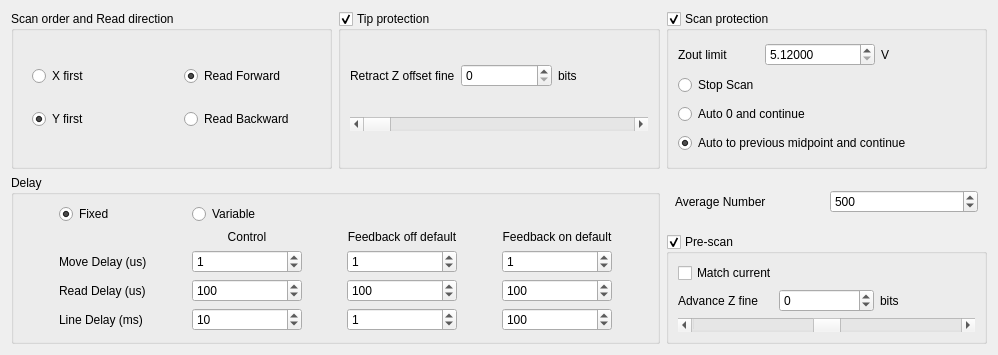
<?xml version="1.0" encoding="UTF-8"?>
<ui version="4.0">
 <class>ScanOptions</class>
 <widget class="QWidget" name="ScanOptions">
  <property name="windowModality">
   <enum>Qt::ApplicationModal</enum>
  </property>
  <property name="geometry">
   <rect>
    <x>0</x>
    <y>0</y>
    <width>998</width>
    <height>355</height>
   </rect>
  </property>
  <property name="windowTitle">
   <string>Scan Options</string>
  </property>
  <layout class="QGridLayout" name="gridLayout_8">
   <item row="0" column="2" rowspan="3">
    <widget class="QGroupBox" name="groupBox_Scan_ScanOptions">
     <property name="title">
      <string>Scan protection</string>
     </property>
     <property name="checkable">
      <bool>true</bool>
     </property>
     <layout class="QGridLayout" name="gridLayout_6">
      <item row="2" column="0" colspan="3">
       <widget class="QRadioButton" name="radioButton_Auto0_Scan">
        <property name="text">
         <string>Auto 0 and continue</string>
        </property>
       </widget>
      </item>
      <item row="3" column="0" colspan="3">
       <widget class="QRadioButton" name="radioButton_AutoPre_Scan">
        <property name="text">
         <string>Auto to previous midpoint and continue</string>
        </property>
        <property name="checked">
         <bool>true</bool>
        </property>
       </widget>
      </item>
      <item row="1" column="0">
       <widget class="QRadioButton" name="radioButton_Stop_Scan">
        <property name="text">
         <string>Stop Scan</string>
        </property>
       </widget>
      </item>
      <item row="0" column="1">
       <widget class="QDoubleSpinBox" name="spinBox_ZoutLmit_Scan">
        <property name="sizePolicy">
         <sizepolicy hsizetype="Fixed" vsizetype="Fixed">
          <horstretch>0</horstretch>
          <verstretch>0</verstretch>
         </sizepolicy>
        </property>
        <property name="minimumSize">
         <size>
          <width>110</width>
          <height>20</height>
         </size>
        </property>
        <property name="decimals">
         <number>5</number>
        </property>
        <property name="minimum">
         <double>5.120000000000000</double>
        </property>
        <property name="maximum">
         <double>10.240000000000000</double>
        </property>
       </widget>
      </item>
      <item row="0" column="2">
       <widget class="QLabel" name="label_5">
        <property name="text">
         <string>V</string>
        </property>
       </widget>
      </item>
      <item row="0" column="0">
       <widget class="QLabel" name="label_22">
        <property name="sizePolicy">
         <sizepolicy hsizetype="Maximum" vsizetype="Preferred">
          <horstretch>0</horstretch>
          <verstretch>0</verstretch>
         </sizepolicy>
        </property>
        <property name="text">
         <string>Zout limit</string>
        </property>
       </widget>
      </item>
     </layout>
    </widget>
   </item>
   <item row="3" column="0" rowspan="2" colspan="2">
    <widget class="QGroupBox" name="groupBox_Delay_ScanOptions">
     <property name="title">
      <string>Delay</string>
     </property>
     <layout class="QGridLayout" name="gridLayout_5">
      <property name="horizontalSpacing">
       <number>9</number>
      </property>
      <item row="1" column="2">
       <widget class="QLabel" name="label_11">
        <property name="sizePolicy">
         <sizepolicy hsizetype="Preferred" vsizetype="Maximum">
          <horstretch>0</horstretch>
          <verstretch>0</verstretch>
         </sizepolicy>
        </property>
        <property name="text">
         <string>Feedback off default</string>
        </property>
        <property name="alignment">
         <set>Qt::AlignCenter</set>
        </property>
       </widget>
      </item>
      <item row="6" column="0">
       <widget class="QLabel" name="label_9">
        <property name="sizePolicy">
         <sizepolicy hsizetype="Maximum" vsizetype="Preferred">
          <horstretch>0</horstretch>
          <verstretch>0</verstretch>
         </sizepolicy>
        </property>
        <property name="text">
         <string>Line Delay (ms)</string>
        </property>
       </widget>
      </item>
      <item row="1" column="1">
       <widget class="QLabel" name="label_10">
        <property name="sizePolicy">
         <sizepolicy hsizetype="Preferred" vsizetype="Maximum">
          <horstretch>0</horstretch>
          <verstretch>0</verstretch>
         </sizepolicy>
        </property>
        <property name="text">
         <string>Control</string>
        </property>
        <property name="alignment">
         <set>Qt::AlignCenter</set>
        </property>
       </widget>
      </item>
      <item row="4" column="0">
       <widget class="QLabel" name="label_8">
        <property name="sizePolicy">
         <sizepolicy hsizetype="Maximum" vsizetype="Preferred">
          <horstretch>0</horstretch>
          <verstretch>0</verstretch>
         </sizepolicy>
        </property>
        <property name="text">
         <string>Read Delay (us)</string>
        </property>
       </widget>
      </item>
      <item row="0" column="1">
       <widget class="QRadioButton" name="radioButton_Variable_Delay">
        <property name="text">
         <string>Variable</string>
        </property>
       </widget>
      </item>
      <item row="1" column="3">
       <widget class="QLabel" name="label_12">
        <property name="sizePolicy">
         <sizepolicy hsizetype="Preferred" vsizetype="Maximum">
          <horstretch>0</horstretch>
          <verstretch>0</verstretch>
         </sizepolicy>
        </property>
        <property name="text">
         <string>Feedback on default</string>
        </property>
        <property name="alignment">
         <set>Qt::AlignCenter</set>
        </property>
       </widget>
      </item>
      <item row="2" column="0">
       <widget class="QLabel" name="label_7">
        <property name="sizePolicy">
         <sizepolicy hsizetype="Maximum" vsizetype="Preferred">
          <horstretch>0</horstretch>
          <verstretch>0</verstretch>
         </sizepolicy>
        </property>
        <property name="text">
         <string>Move Delay (us)</string>
        </property>
       </widget>
      </item>
      <item row="0" column="0">
       <widget class="QRadioButton" name="radioButton_Fixed_Delay">
        <property name="text">
         <string>Fixed</string>
        </property>
        <property name="checked">
         <bool>true</bool>
        </property>
       </widget>
      </item>
      <item row="2" column="1">
       <widget class="QSpinBox" name="spinBox_MoveControl_Delay">
        <property name="sizePolicy">
         <sizepolicy hsizetype="Fixed" vsizetype="Fixed">
          <horstretch>0</horstretch>
          <verstretch>0</verstretch>
         </sizepolicy>
        </property>
        <property name="minimumSize">
         <size>
          <width>110</width>
          <height>20</height>
         </size>
        </property>
        <property name="wrapping">
         <bool>false</bool>
        </property>
        <property name="frame">
         <bool>true</bool>
        </property>
        <property name="alignment">
         <set>Qt::AlignLeading|Qt::AlignLeft|Qt::AlignVCenter</set>
        </property>
        <property name="buttonSymbols">
         <enum>QAbstractSpinBox::UpDownArrows</enum>
        </property>
        <property name="maximum">
         <number>65535</number>
        </property>
        <property name="value">
         <number>1</number>
        </property>
       </widget>
      </item>
      <item row="2" column="2">
       <widget class="QSpinBox" name="spinBox_MoveOFF_Delay">
        <property name="sizePolicy">
         <sizepolicy hsizetype="Fixed" vsizetype="Fixed">
          <horstretch>0</horstretch>
          <verstretch>0</verstretch>
         </sizepolicy>
        </property>
        <property name="minimumSize">
         <size>
          <width>110</width>
          <height>20</height>
         </size>
        </property>
        <property name="wrapping">
         <bool>false</bool>
        </property>
        <property name="frame">
         <bool>true</bool>
        </property>
        <property name="alignment">
         <set>Qt::AlignLeading|Qt::AlignLeft|Qt::AlignVCenter</set>
        </property>
        <property name="buttonSymbols">
         <enum>QAbstractSpinBox::UpDownArrows</enum>
        </property>
        <property name="maximum">
         <number>65535</number>
        </property>
        <property name="value">
         <number>1</number>
        </property>
       </widget>
      </item>
      <item row="2" column="3">
       <widget class="QSpinBox" name="spinBox_MoveON_Delay">
        <property name="sizePolicy">
         <sizepolicy hsizetype="Fixed" vsizetype="Fixed">
          <horstretch>0</horstretch>
          <verstretch>0</verstretch>
         </sizepolicy>
        </property>
        <property name="minimumSize">
         <size>
          <width>110</width>
          <height>20</height>
         </size>
        </property>
        <property name="wrapping">
         <bool>false</bool>
        </property>
        <property name="frame">
         <bool>true</bool>
        </property>
        <property name="alignment">
         <set>Qt::AlignLeading|Qt::AlignLeft|Qt::AlignVCenter</set>
        </property>
        <property name="buttonSymbols">
         <enum>QAbstractSpinBox::UpDownArrows</enum>
        </property>
        <property name="maximum">
         <number>65535</number>
        </property>
        <property name="value">
         <number>1</number>
        </property>
       </widget>
      </item>
      <item row="4" column="1">
       <widget class="QSpinBox" name="spinBox_ReadControl_Delay">
        <property name="sizePolicy">
         <sizepolicy hsizetype="Fixed" vsizetype="Fixed">
          <horstretch>0</horstretch>
          <verstretch>0</verstretch>
         </sizepolicy>
        </property>
        <property name="minimumSize">
         <size>
          <width>110</width>
          <height>20</height>
         </size>
        </property>
        <property name="wrapping">
         <bool>false</bool>
        </property>
        <property name="frame">
         <bool>true</bool>
        </property>
        <property name="alignment">
         <set>Qt::AlignLeading|Qt::AlignLeft|Qt::AlignVCenter</set>
        </property>
        <property name="buttonSymbols">
         <enum>QAbstractSpinBox::UpDownArrows</enum>
        </property>
        <property name="maximum">
         <number>65535</number>
        </property>
        <property name="value">
         <number>100</number>
        </property>
       </widget>
      </item>
      <item row="4" column="2">
       <widget class="QSpinBox" name="spinBox_ReadOFF_Delay">
        <property name="sizePolicy">
         <sizepolicy hsizetype="Fixed" vsizetype="Fixed">
          <horstretch>0</horstretch>
          <verstretch>0</verstretch>
         </sizepolicy>
        </property>
        <property name="minimumSize">
         <size>
          <width>110</width>
          <height>20</height>
         </size>
        </property>
        <property name="wrapping">
         <bool>false</bool>
        </property>
        <property name="frame">
         <bool>true</bool>
        </property>
        <property name="alignment">
         <set>Qt::AlignLeading|Qt::AlignLeft|Qt::AlignVCenter</set>
        </property>
        <property name="buttonSymbols">
         <enum>QAbstractSpinBox::UpDownArrows</enum>
        </property>
        <property name="maximum">
         <number>65535</number>
        </property>
        <property name="value">
         <number>100</number>
        </property>
       </widget>
      </item>
      <item row="4" column="3">
       <widget class="QSpinBox" name="spinBox_ReadON_Delay">
        <property name="sizePolicy">
         <sizepolicy hsizetype="Fixed" vsizetype="Fixed">
          <horstretch>0</horstretch>
          <verstretch>0</verstretch>
         </sizepolicy>
        </property>
        <property name="minimumSize">
         <size>
          <width>110</width>
          <height>20</height>
         </size>
        </property>
        <property name="wrapping">
         <bool>false</bool>
        </property>
        <property name="frame">
         <bool>true</bool>
        </property>
        <property name="alignment">
         <set>Qt::AlignLeading|Qt::AlignLeft|Qt::AlignVCenter</set>
        </property>
        <property name="buttonSymbols">
         <enum>QAbstractSpinBox::UpDownArrows</enum>
        </property>
        <property name="maximum">
         <number>65535</number>
        </property>
        <property name="value">
         <number>100</number>
        </property>
       </widget>
      </item>
      <item row="6" column="1">
       <widget class="QSpinBox" name="spinBox_LineControl_Delay">
        <property name="sizePolicy">
         <sizepolicy hsizetype="Fixed" vsizetype="Fixed">
          <horstretch>0</horstretch>
          <verstretch>0</verstretch>
         </sizepolicy>
        </property>
        <property name="minimumSize">
         <size>
          <width>110</width>
          <height>20</height>
         </size>
        </property>
        <property name="wrapping">
         <bool>false</bool>
        </property>
        <property name="frame">
         <bool>true</bool>
        </property>
        <property name="alignment">
         <set>Qt::AlignLeading|Qt::AlignLeft|Qt::AlignVCenter</set>
        </property>
        <property name="buttonSymbols">
         <enum>QAbstractSpinBox::UpDownArrows</enum>
        </property>
        <property name="minimum">
         <number>1</number>
        </property>
        <property name="maximum">
         <number>65535</number>
        </property>
        <property name="value">
         <number>10</number>
        </property>
       </widget>
      </item>
      <item row="6" column="2">
       <widget class="QSpinBox" name="spinBox_LineOFF_Delay">
        <property name="sizePolicy">
         <sizepolicy hsizetype="Fixed" vsizetype="Fixed">
          <horstretch>0</horstretch>
          <verstretch>0</verstretch>
         </sizepolicy>
        </property>
        <property name="minimumSize">
         <size>
          <width>110</width>
          <height>20</height>
         </size>
        </property>
        <property name="wrapping">
         <bool>false</bool>
        </property>
        <property name="frame">
         <bool>true</bool>
        </property>
        <property name="alignment">
         <set>Qt::AlignLeading|Qt::AlignLeft|Qt::AlignVCenter</set>
        </property>
        <property name="buttonSymbols">
         <enum>QAbstractSpinBox::UpDownArrows</enum>
        </property>
        <property name="maximum">
         <number>65535</number>
        </property>
        <property name="value">
         <number>1</number>
        </property>
       </widget>
      </item>
      <item row="6" column="3">
       <widget class="QSpinBox" name="spinBox_LineON_Delay">
        <property name="sizePolicy">
         <sizepolicy hsizetype="Fixed" vsizetype="Fixed">
          <horstretch>0</horstretch>
          <verstretch>0</verstretch>
         </sizepolicy>
        </property>
        <property name="minimumSize">
         <size>
          <width>110</width>
          <height>20</height>
         </size>
        </property>
        <property name="wrapping">
         <bool>false</bool>
        </property>
        <property name="frame">
         <bool>true</bool>
        </property>
        <property name="alignment">
         <set>Qt::AlignLeading|Qt::AlignLeft|Qt::AlignVCenter</set>
        </property>
        <property name="buttonSymbols">
         <enum>QAbstractSpinBox::UpDownArrows</enum>
        </property>
        <property name="maximum">
         <number>65535</number>
        </property>
        <property name="value">
         <number>100</number>
        </property>
       </widget>
      </item>
     </layout>
    </widget>
   </item>
   <item row="4" column="2">
    <widget class="QGroupBox" name="groupBox_Feedback_ScanOptions">
     <property name="title">
      <string>Pre-scan</string>
     </property>
     <property name="checkable">
      <bool>true</bool>
     </property>
     <layout class="QGridLayout" name="gridLayout_7">
      <item row="0" column="0" colspan="2">
       <widget class="QCheckBox" name="checkBox_MatchCurr_Feedback">
        <property name="text">
         <string>Match current</string>
        </property>
       </widget>
      </item>
      <item row="1" column="0">
       <widget class="QLabel" name="label_15">
        <property name="text">
         <string>Advance Z fine</string>
        </property>
       </widget>
      </item>
      <item row="1" column="1">
       <widget class="QSpinBox" name="spinBox_Advance_Feedabck">
        <property name="minimum">
         <number>-32768</number>
        </property>
        <property name="maximum">
         <number>32767</number>
        </property>
       </widget>
      </item>
      <item row="1" column="2">
       <widget class="QLabel" name="label_16">
        <property name="text">
         <string>bits</string>
        </property>
       </widget>
      </item>
      <item row="2" column="0" colspan="3">
       <widget class="QScrollBar" name="scrollBar_Advance_Feedabck">
        <property name="minimum">
         <number>-32768</number>
        </property>
        <property name="maximum">
         <number>32767</number>
        </property>
        <property name="orientation">
         <enum>Qt::Horizontal</enum>
        </property>
       </widget>
      </item>
     </layout>
    </widget>
   </item>
   <item row="3" column="2">
    <widget class="QWidget" name="widget_4" native="true">
     <layout class="QGridLayout" name="gridLayout_9">
      <item row="0" column="2">
       <widget class="QSpinBox" name="spinBox_Avg">
        <property name="minimum">
         <number>1</number>
        </property>
        <property name="maximum">
         <number>65535</number>
        </property>
        <property name="singleStep">
         <number>100</number>
        </property>
        <property name="value">
         <number>500</number>
        </property>
       </widget>
      </item>
      <item row="0" column="1">
       <widget class="QLabel" name="label_6">
        <property name="text">
         <string>Average Number</string>
        </property>
       </widget>
      </item>
     </layout>
    </widget>
   </item>
   <item row="0" column="1" rowspan="3">
    <widget class="QGroupBox" name="groupBox_Tip_ScanOptions">
     <property name="title">
      <string>Tip protection</string>
     </property>
     <property name="checkable">
      <bool>true</bool>
     </property>
     <layout class="QGridLayout" name="gridLayout_4">
      <item row="0" column="2">
       <widget class="QLabel" name="label_3">
        <property name="sizePolicy">
         <sizepolicy hsizetype="Preferred" vsizetype="Preferred">
          <horstretch>0</horstretch>
          <verstretch>0</verstretch>
         </sizepolicy>
        </property>
        <property name="text">
         <string>bits</string>
        </property>
       </widget>
      </item>
      <item row="0" column="0">
       <widget class="QLabel" name="label">
        <property name="sizePolicy">
         <sizepolicy hsizetype="Preferred" vsizetype="Preferred">
          <horstretch>0</horstretch>
          <verstretch>0</verstretch>
         </sizepolicy>
        </property>
        <property name="text">
         <string>Retract Z offset fine</string>
        </property>
       </widget>
      </item>
      <item row="0" column="1">
       <widget class="QSpinBox" name="spinBox_Retract_Tip">
        <property name="sizePolicy">
         <sizepolicy hsizetype="Preferred" vsizetype="Fixed">
          <horstretch>0</horstretch>
          <verstretch>0</verstretch>
         </sizepolicy>
        </property>
        <property name="minimumSize">
         <size>
          <width>80</width>
          <height>20</height>
         </size>
        </property>
        <property name="minimum">
         <number>0</number>
        </property>
        <property name="maximum">
         <number>65535</number>
        </property>
       </widget>
      </item>
      <item row="1" column="0" colspan="3">
       <widget class="QScrollBar" name="scrollBar_Retract_tip">
        <property name="maximum">
         <number>65535</number>
        </property>
        <property name="orientation">
         <enum>Qt::Horizontal</enum>
        </property>
       </widget>
      </item>
     </layout>
    </widget>
   </item>
   <item row="0" column="0" rowspan="3">
    <widget class="QGroupBox" name="OrderandDirection">
     <property name="title">
      <string>Scan order and Read direction</string>
     </property>
     <layout class="QGridLayout" name="gridLayout_3">
      <item row="0" column="0">
       <widget class="QWidget" name="widget" native="true">
        <layout class="QGridLayout" name="gridLayout">
         <item row="0" column="0">
          <widget class="QRadioButton" name="radioButton_XFirst_OrderandDirection">
           <property name="sizePolicy">
            <sizepolicy hsizetype="Preferred" vsizetype="Fixed">
             <horstretch>0</horstretch>
             <verstretch>0</verstretch>
            </sizepolicy>
           </property>
           <property name="text">
            <string>X first</string>
           </property>
          </widget>
         </item>
         <item row="1" column="0">
          <widget class="QRadioButton" name="radioButton_YFirst_OrderandDirection">
           <property name="sizePolicy">
            <sizepolicy hsizetype="Preferred" vsizetype="Fixed">
             <horstretch>0</horstretch>
             <verstretch>0</verstretch>
            </sizepolicy>
           </property>
           <property name="text">
            <string>Y first</string>
           </property>
           <property name="checked">
            <bool>true</bool>
           </property>
          </widget>
         </item>
        </layout>
       </widget>
      </item>
      <item row="0" column="1">
       <widget class="QWidget" name="widget_2" native="true">
        <layout class="QGridLayout" name="gridLayout_2">
         <item row="0" column="0">
          <widget class="QRadioButton" name="radioButton_ReadForward_OrderandDirection">
           <property name="sizePolicy">
            <sizepolicy hsizetype="Preferred" vsizetype="Fixed">
             <horstretch>0</horstretch>
             <verstretch>0</verstretch>
            </sizepolicy>
           </property>
           <property name="text">
            <string>Read Forward</string>
           </property>
           <property name="checked">
            <bool>true</bool>
           </property>
          </widget>
         </item>
         <item row="1" column="0">
          <widget class="QRadioButton" name="radioButton_ReadBackward_OrderandDirection">
           <property name="sizePolicy">
            <sizepolicy hsizetype="Preferred" vsizetype="Fixed">
             <horstretch>0</horstretch>
             <verstretch>0</verstretch>
            </sizepolicy>
           </property>
           <property name="text">
            <string>Read Backward</string>
           </property>
          </widget>
         </item>
        </layout>
       </widget>
      </item>
     </layout>
    </widget>
   </item>
  </layout>
 </widget>
 <resources/>
 <connections/>
</ui>
